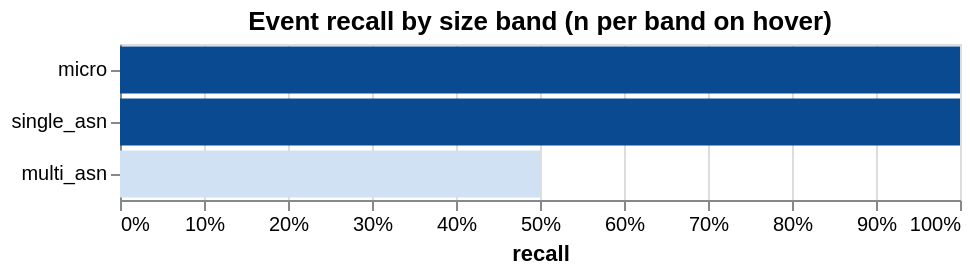

This figure's notebook cell:
### Code cell
if len(true_events):
    band_order = ["micro", "single_asn", "multi_asn", "national", "unknown"]
    by_band = (true_events.groupby("size_band")
               .agg(recall=("detected", "mean"), n=("detected", "size"))
               .reindex([b for b in band_order if b in set(true_events.size_band)])
               .reset_index())
    display(
        alt.Chart(by_band).mark_bar().encode(
            x=alt.X("recall:Q", scale=alt.Scale(domain=[0, 1]), axis=alt.Axis(format="%")),
            y=alt.Y("size_band:N", sort=band_order, title=None),
            color=alt.Color("recall:Q", scale=alt.Scale(scheme="blues"), legend=None),
            tooltip=["size_band", alt.Tooltip("recall", format=".0%"), "n"],
        ).properties(width=420, height=26 * len(by_band),
                     title="Event recall by size band (n per band on hover)")
    )

### Figure 1 — Vega-Lite specification as saved in the notebook (floating-point values rounded to 4 significant figures)
{"$schema": "https://vega.github.io/schema/vega-lite/v4.17.0.json", "config": {"view": {"continuousHeight": 300, "continuousWidth": 400}}, "data": {"name": "data-3624c89c8c3a37710f1b7149c2a44007"}, "datasets": {"data-3624c89c8c3a37710f1b7149c2a44007": [{"n": 1, "recall": 1, "size_band": "micro"}, {"n": 1, "recall": 1, "size_band": "single_asn"}, {"n": 2, "recall": 0.5, "size_band": "multi_asn"}]}, "encoding": {"color": {"field": "recall", "legend": null, "scale": {"scheme": "blues"}, "type": "quantitative"}, "tooltip": [{"field": "size_band", "type": "nominal"}, {"field": "recall", "format": ".0%", "type": "quantitative"}, {"field": "n", "type": "quantitative"}], "x": {"axis": {"format": "%"}, "field": "recall", "scale": {"domain": [0, 1]}, "type": "quantitative"}, "y": {"field": "size_band", "sort": ["micro", "single_asn", "multi_asn", "national", "unknown"], "title": null, "type": "nominal"}}, "height": 78, "mark": "bar", "title": "Event recall by size band (n per band on hover)", "width": 420}
